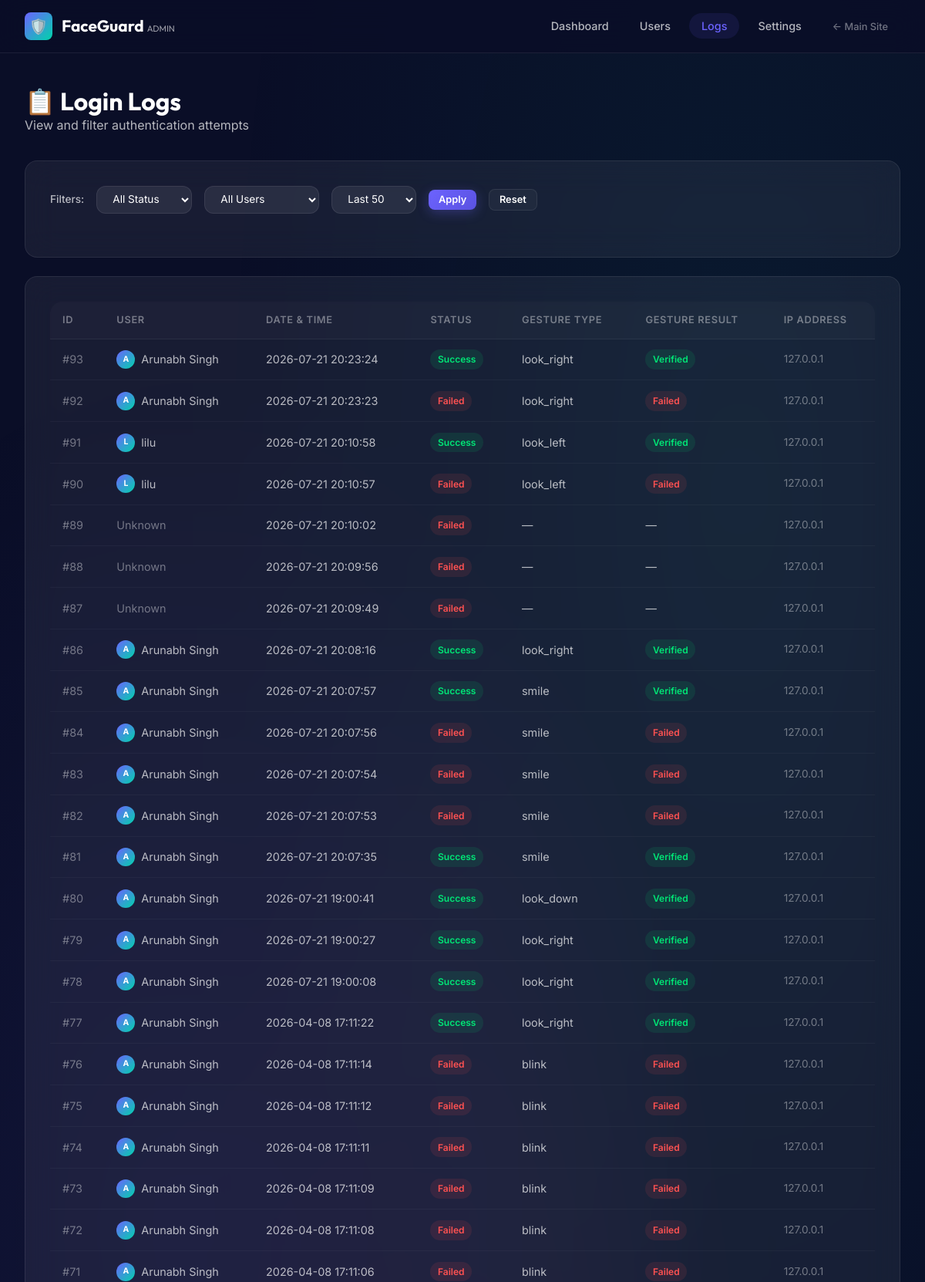
/admin/logs (signed in, upper part), run on the app's committed database.
### tables this page shows
CREATE TABLE login_logs (
                log_id INTEGER PRIMARY KEY AUTOINCREMENT,
                user_id INTEGER,
                login_time DATETIME DEFAULT CURRENT_TIMESTAMP,
                status VARCHAR(20) NOT NULL,
                gesture_type VARCHAR(50),
                gesture_result VARCHAR(20),
                ip_address VARCHAR(45),
                FOREIGN KEY (user_id) REFERENCES users(user_id) ON DELETE SET NULL
            );

CREATE TABLE users (
                user_id INTEGER PRIMARY KEY AUTOINCREMENT,
                name VARCHAR(100) NOT NULL,
                email VARCHAR(100) UNIQUE NOT NULL,
                face_encoding BLOB NOT NULL,
                face_image_path VARCHAR(255),
                created_at DATETIME DEFAULT CURRENT_TIMESTAMP,
                is_active BOOLEAN DEFAULT 1
            );

### admin/routes.py (the view)
@admin_bp.route('/logs')
@admin_required
def admin_logs():
    db = get_db()
    status_filter = request.args.get('status', None)
    user_filter = request.args.get('user_id', None)
    limit = request.args.get('limit', 50, type=int)
    logs = db.get_login_logs(
        limit=limit,
        user_id=int(user_filter) if user_filter else None,
        status=status_filter if status_filter else None
    )
    users = db.get_all_users()
    return render_template('admin/logs.html', logs=logs, users=users,
                           current_status=status_filter, current_user=user_filter)

### admin/routes.py (called while the page is built)
def get_db():
    return current_app.config['DB_INSTANCE']

def admin_required(f):
    from functools import wraps
    @wraps(f)
    def decorated(*args, **kwargs):
        if not session.get('admin_logged_in'):
            flash('Admin login required.', 'warning')
            return redirect(url_for('admin.admin_login'))
        return f(*args, **kwargs)
    return decorated

### backend/models/database.py (called while the page is built)
    def get_connection(self):
        conn = sqlite3.connect(self.db_path)
        conn.row_factory = sqlite3.Row
        conn.execute("PRAGMA foreign_keys = ON")
        return conn

    def get_all_users(self):
        conn = self.get_connection()
        users = conn.execute(
            'SELECT user_id, name, email, face_image_path, created_at, is_active FROM users ORDER BY created_at DESC'
        ).fetchall()
        conn.close()
        return [dict(u) for u in users]

    def get_login_logs(self, limit=50, user_id=None, status=None):
        conn = self.get_connection()
        query = '''
            SELECT l.*, u.name as user_name
            FROM login_logs l
            LEFT JOIN users u ON l.user_id = u.user_id
            WHERE 1=1
        '''
        params = []
        if user_id:
            query += ' AND l.user_id = ?'
            params.append(user_id)
        if status:
            query += ' AND l.status = ?'
            params.append(status)
        query += ' ORDER BY l.login_time DESC LIMIT ?'
        params.append(limit)
        logs = conn.execute(query, params).fetchall()
        conn.close()
        return [dict(log) for log in logs]

### admin/templates/admin/logs.html (shortened to what this page needs)
{% extends "admin/base.html" %}
{% block content %}
<div class="container" style="padding-top: 2rem;">
    <div class="dashboard-header">
        <div>
            <h2>📋 Login Logs</h2>
            <p style="color: var(--text-secondary);">View and filter authentication attempts</p>
        </div>
    </div>
    <div class="glass-card mb-3">
        <form method="GET" action="{{ url_for('admin.admin_logs') }}">
            <div class="filter-bar">
                <label style="color: var(--text-secondary); font-size: 0.85rem; font-weight: 500;">Filters:</label>
                <select name="status">
                    <option value="">All Status</option>
                </select>
                <select name="user_id">
                    <option value="">All Users</option>
                </select>
                <select name="limit">
                    <option value="50" selected>Last 50</option>
                </select>
                <button type="submit" class="btn btn-primary btn-sm">Apply</button>
                <a href="{{ url_for('admin.admin_logs') }}" class="btn btn-secondary btn-sm">Reset</a>
            </div>
        </form>
    </div>
    <div class="glass-card">
        {% if logs %}
        <div class="table-container">
            <table>
                <thead>
                    <tr>
                        <th>ID</th>
                        <th>User</th>
                        <th>Date & Time</th>
                        <th>Status</th>
                        <th>Gesture Type</th>
                        <th>Gesture Result</th>
                        <th>IP Address</th>
                    </tr>
                </thead>
                <tbody>
                    {% for log in logs %}
                    <tr>
                        <td style="color: var(--text-muted);">#{{ log.log_id }}</td>
                        <td>
                            {% if log.user_name %}
                            <div class="d-flex align-center gap-1">
                                <div class="user-avatar" style="width: 24px; height: 24px; font-size: 0.65rem;">
                                    {{ log.user_name[0] | upper }}
                                </div>
                                {{ log.user_name }}
                            </div>
                            {% else %}
                            <span style="color: var(--text-muted);">Unknown</span>
                            {% endif %}
                        </td>
                        <td>{{ log.login_time }}</td>
                        <td>
                            <span class="badge {% if log.status == 'Success' %}badge-success{% else %}badge-error{% endif %}">
                                {{ log.status }}
                            </span>
                        </td>
                        <td>{{ log.gesture_type or '—' }}</td>
                        <td>
                            {% if log.gesture_result %}
                            <span class="badge {% if log.gesture_result == 'Verified' %}badge-success{% else %}badge-error{% endif %}">
                                {{ log.gesture_result }}
                            </span>
                            {% else %}—{% endif %}
                        </td>
                        <td style="color: var(--text-muted); font-size: 0.85rem;">{{ log.ip_address or '—' }}</td>
                    </tr>
                    {% endfor %}
                </tbody>
            </table>
        </div>
        {% else %}
        <div class="empty-state">
            <div class="empty-icon">📭</div>
            <p>No login logs found with the current filters.</p>
        </div>
        {% endif %}
    </div>
</div>
{% endblock %}

### data on the page
login_logs: log_id "93", name "A", user_name "Arunabh Singh", login_time "2026-07-21 20:23:24", status "Success", gesture_type "look_right", gesture_result "Verified", ip_address "127.0.0.1"
login_logs: log_id "92", name "A", user_name "Arunabh Singh", login_time "2026-07-21 20:23:23", status "Failed", gesture_type "look_right", gesture_result "Failed", ip_address "127.0.0.1"
login_logs: log_id "91", name "L", user_name "lilu", login_time "2026-07-21 20:10:58", status "Success", gesture_type "look_left", gesture_result "Verified", ip_address "127.0.0.1"
login_logs: log_id "90", name "L", user_name "lilu", login_time "2026-07-21 20:10:57", status "Failed", gesture_type "look_left", gesture_result "Failed", ip_address "127.0.0.1"
login_logs: log_id "89", shows "Unknown", login_time "2026-07-21 20:10:02", status "Failed", gesture_type "—", ip_address "127.0.0.1"
login_logs: log_id "88", shows "Unknown", login_time "2026-07-21 20:09:56", status "Failed", gesture_type "—", ip_address "127.0.0.1"
login_logs: log_id "87", shows "Unknown", login_time "2026-07-21 20:09:49", status "Failed", gesture_type "—", ip_address "127.0.0.1"
login_logs: log_id "86", name "A", user_name "Arunabh Singh", login_time "2026-07-21 20:08:16", status "Success", gesture_type "look_right", gesture_result "Verified", ip_address "127.0.0.1"
login_logs: log_id "85", name "A", user_name "Arunabh Singh", login_time "2026-07-21 20:07:57", status "Success", gesture_type "smile", gesture_result "Verified", ip_address "127.0.0.1"
login_logs: log_id "84", name "A", user_name "Arunabh Singh", login_time "2026-07-21 20:07:56", status "Failed", gesture_type "smile", gesture_result "Failed", ip_address "127.0.0.1"
login_logs: log_id "83", name "A", user_name "Arunabh Singh", login_time "2026-07-21 20:07:54", status "Failed", gesture_type "smile", gesture_result "Failed", ip_address "127.0.0.1"
login_logs: log_id "82", name "A", user_name "Arunabh Singh", login_time "2026-07-21 20:07:53", status "Failed", gesture_type "smile", gesture_result "Failed", ip_address "127.0.0.1"
login_logs: log_id "81", name "A", user_name "Arunabh Singh", login_time "2026-07-21 20:07:35", status "Success", gesture_type "smile", gesture_result "Verified", ip_address "127.0.0.1"
login_logs: log_id "80", name "A", user_name "Arunabh Singh", login_time "2026-07-21 19:00:41", status "Success", gesture_type "look_down", gesture_result "Verified", ip_address "127.0.0.1"
login_logs: log_id "79", name "A", user_name "Arunabh Singh", login_time "2026-07-21 19:00:27", status "Success", gesture_type "look_right", gesture_result "Verified", ip_address "127.0.0.1"
login_logs: log_id "78", name "A", user_name "Arunabh Singh", login_time "2026-07-21 19:00:08", status "Success", gesture_type "look_right", gesture_result "Verified", ip_address "127.0.0.1"
login_logs: log_id "77", name "A", user_name "Arunabh Singh", login_time "2026-04-08 17:11:22", status "Success", gesture_type "look_right", gesture_result "Verified", ip_address "127.0.0.1"
login_logs: log_id "76", name "A", user_name "Arunabh Singh", login_time "2026-04-08 17:11:14", status "Failed", gesture_type "blink", gesture_result "Failed", ip_address "127.0.0.1"
login_logs: log_id "75", name "A", user_name "Arunabh Singh", login_time "2026-04-08 17:11:12", status "Failed", gesture_type "blink", gesture_result "Failed", ip_address "127.0.0.1"
login_logs: log_id "74", name "A", user_name "Arunabh Singh", login_time "2026-04-08 17:11:11", status "Failed", gesture_type "blink", gesture_result "Failed", ip_address "127.0.0.1"
login_logs: log_id "73", name "A", user_name "Arunabh Singh", login_time "2026-04-08 17:11:09", status "Failed", gesture_type "blink", gesture_result "Failed", ip_address "127.0.0.1"
login_logs: log_id "72", name "A", user_name "Arunabh Singh", login_time "2026-04-08 17:11:08", status "Failed", gesture_type "blink", gesture_result "Failed", ip_address "127.0.0.1"
login_logs: log_id "71", name "A", user_name "Arunabh Singh", login_time "2026-04-08 17:11:06", status "Failed", gesture_type "blink", gesture_result "Failed", ip_address "127.0.0.1"
